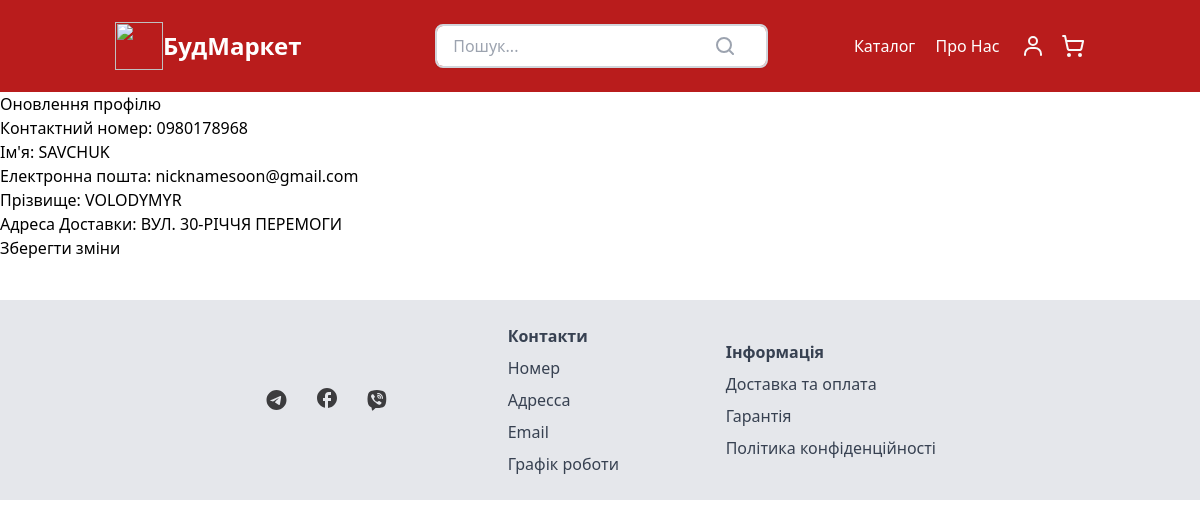
Page /users/order_profile_update (signed in) on the committed database.
### users/models.py (models this page shows, shortened)
class Profile(models.Model):
    user = models.OneToOneField(User, on_delete=models.CASCADE, null=True, blank=True)
    email = models.EmailField(max_length=100, unique=True, null=True, blank=True)
    contactNumber = models.CharField(max_length=15, default='', blank=True)
    firstName = models.CharField(max_length=100, blank=True, null=True)
    lastName = models.CharField(max_length=100, blank=True, null=True)
    DeliveryAddress = models.CharField(max_length=100, blank=True, null=True)
    cart = models.OneToOneField(Cart, on_delete=models.SET_NULL, null=True, blank=True)

### users/views.py (the view)
# urls.py: path('order_profile_update', order_update_profile, name="order-update-profile"),
def order_update_profile(request):
    if request.method == 'POST':
        form = ProfileUpdateForm(request.POST, request.FILES, instance=request.user.profile)
        if form.is_valid():
            form.save()
            return redirect('order:order-confirmation')
    else:
        form = ProfileUpdateForm(instance=request.user.profile)
    return render(request, 'users/oder_profile_update.html', {'form': form})

### users/forms.py
class ProfileUpdateForm(forms.ModelForm):
    class Meta:
        model = Profile
        fields = ['contactNumber', 'firstName', 'email', 'lastName', 'DeliveryAddress']
        labels = {
            'contactNumber': 'Контактний номер',
            'firstName': "Ім'я",
            'lastName': 'Прізвище',
            'DeliveryAddress': 'Адреса Доставки',
            'email': 'Електронна пошта'
        }

### users/templates/users/oder_profile_update.html (shortened to what this page needs)
{% extends "market/base.html" %}
{% block content %}
    <h1>Оновлення профілю</h1>
    <form method="post" enctype="multipart/form-data">
        {{ form.as_p }}
        <button type="submit">Зберегти зміни</button>
    </form>
{% endblock %}

### market/static/market/styles.css (style rules this page uses)
html { line-height: 1.5; -webkit-text-size-adjust: 100%; -moz-tab-size: 4; -o-tab-size: 4; tab-size: 4; font-family: ui-sans-serif, system-ui, -apple-system, BlinkMacSystemFont, "Segoe UI", Roboto, "Helvetica Neue", Arial, "Noto Sans", sans-serif, "Apple Color Emoji", "Segoe UI Emoji", "Segoe UI Symbol", "Noto Color Emoji"; font-feature-settings: normal; font-variation-settings: normal; }
body { margin: 0; line-height: inherit; }
h1, h2, h3, h4, h5, h6 { font-size: inherit; font-weight: inherit; }
button, input, optgroup, select, textarea { font-family: inherit; font-feature-settings: inherit; font-variation-settings: inherit; font-size: 100%; font-weight: inherit; line-height: inherit; color: inherit; margin: 0; padding: 0; }
button, select { text-transform: none; }
button, [type='button'], [type='reset'], [type='submit'] { -webkit-appearance: button; background-color: transparent; background-image: none; }
blockquote, dl, dd, h1, h2, h3, h4, h5, h6, hr, figure, p, pre { margin: 0; }
input::placeholder, textarea::placeholder { opacity: 1; color: #9ca3af; }
button, [role="button"] { cursor: pointer; }

### rows in the picture
Profile: contactNumber "0980178968", firstName "SAVCHUK", email "nicknamesoon@gmail.com", lastName "VOLODYMYR", DeliveryAddress "ВУЛ. 30-РІЧЧЯ ПЕРЕМОГИ"
